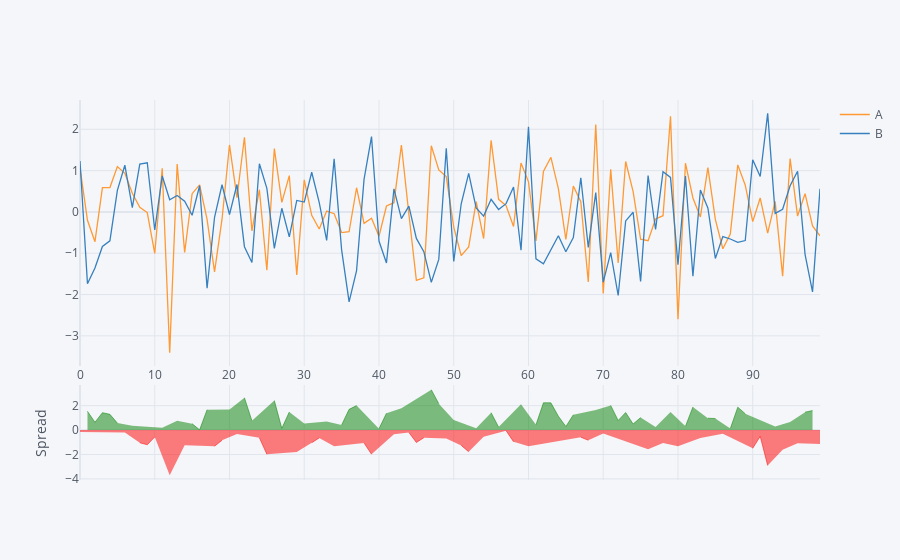

Notebook code for this chart:
### Markdown cell above
## Spread

### Code cell
df[['A','B']].iplot(kind='spread')

### Figure 1 — Plotly figure (JSON) as saved in the notebook; plotly's stock layout.template omitted (floating-point values rounded to 4 significant figures)
{"data": [{"line": {"color": "rgba(255, 153, 51, 1.0)", "dash": "solid", "shape": "linear", "width": 1.3}, "mode": "lines", "name": "A", "text": "", "type": "scatter", "x": [0, 1, 2, 3, 4, 5, 6, 7, 8, 9, 10, 11, 12, 13, 14, 15, 16, 17, 18, 19, 20, 21, 22, 23, 24, 25, 26, 27, 28, 29, 30, 31, 32, 33, 34, 35, 36, 37, 38, 39, 40, 41, 42, 43, 44, 45, 46, 47, 48, 49, 50, 51, 52, 53, 54, 55, 56, 57, 58, 59, 60, 61, 62, 63, 64, 65, 66, 67, 68, 69, 70, 71, 72, 73, 74, 75, 76, 77, 78, 79, 80, 81, 82, 83, 84, 85, 86, 87, 88, 89, 90, 91, 92, 93, 94, 95, 96, 97, 98, 99], "y": [1.066, -0.2023, -0.7202, 0.5877, 0.5894, 1.097, 0.9343, 0.453, 0.1138, -0.01518, -1.002, 1.056, -3.407, 1.161, -0.9787, 0.4415, 0.655, -0.1809, -1.45, -0.1765, 1.62, 0.3475, 1.807, -0.4577, 0.5368, -1.412, 1.534, 0.2314, 0.8796, -1.524, 0.7762, -0.08109, -0.4138, 0.02024, -0.04477, -0.4995, -0.4806, 0.585, -0.2778, -0.1532, -0.5888, 0.1438, 0.2235, 1.619, -0.05695, -1.657, -1.593, 1.6, 1.018, 0.8542, -0.3661, -1.058, -0.8465, 0.2507, -0.6436, 1.733, 0.305, 0.1537, -0.354, 1.184, 0.727, -0.7007, 0.9811, 1.322, 0.5626, -0.6683, 0.6258, 0.2472, -1.696, 2.116, -1.971, 1.033, -1.236, 1.22, 0.4893, -0.661, -0.6955, -0.1715, -0.0917, 2.315, -2.597, 1.179, 0.3379, -0.1225, 1.07, -0.1812, -0.8922, -0.5337, 1.139, 0.6456, -0.2348, 0.3382, -0.5141, 0.255, -1.554, 1.289, -0.1007, 0.4415, -0.3405, -0.5792]}, {"line": {"color": "rgba(55, 128, 191, 1.0)", "dash": "solid", "shape": "linear", "width": 1.3}, "mode": "lines", "name": "B", "text": "", "type": "scatter", "x": [0, 1, 2, 3, 4, 5, 6, 7, 8, 9, 10, 11, 12, 13, 14, 15, 16, 17, 18, 19, 20, 21, 22, 23, 24, 25, 26, 27, 28, 29, 30, 31, 32, 33, 34, 35, 36, 37, 38, 39, 40, 41, 42, 43, 44, 45, 46, 47, 48, 49, 50, 51, 52, 53, 54, 55, 56, 57, 58, 59, 60, 61, 62, 63, 64, 65, 66, 67, 68, 69, 70, 71, 72, 73, 74, 75, 76, 77, 78, 79, 80, 81, 82, 83, 84, 85, 86, 87, 88, 89, 90, 91, 92, 93, 94, 95, 96, 97, 98, 99], "y": [1.233, -1.74, -1.359, -0.8368, -0.7013, 0.5214, 1.131, 0.1062, 1.155, 1.19, -0.4377, 0.87, 0.2944, 0.3985, 0.2601, -0.08102, 0.6332, -1.848, -0.1301, 0.6576, -0.06185, 0.6632, -0.8418, -1.223, 1.166, 0.5702, -0.8828, 0.08859, -0.6039, 0.2775, 0.2377, 0.9597, 0.2288, -0.6912, 1.284, -0.9183, -2.177, -1.42, 0.7855, 1.824, -0.7042, -1.234, 0.5577, -0.1642, 0.1404, -0.6417, -0.9628, -1.703, -1.149, 1.54, -1.199, 0.1969, 0.9316, 0.09856, -0.102, 0.304, 0.05809, 0.2001, 0.6029, -0.9274, 2.058, -1.134, -1.257, -0.9075, -0.5756, -0.9629, -0.6231, 0.8277, -0.859, 0.4678, -1.699, -0.9868, -2.022, -0.2178, -0.007938, -1.681, 0.881, -0.4264, 0.9721, 0.8356, -1.275, 0.87, -1.556, 0.5289, 0.09644, -1.126, -0.5988, -0.6554, -0.7374, -0.6932, 1.262, 0.8568, 2.386, -0.03441, 0.06548, 0.6334, 0.9829, -1.027, -1.936, 0.5618]}, {"connectgaps": false, "fill": "tozeroy", "line": {"color": "green", "dash": "solid", "shape": "linear", "width": 0.5}, "mode": "lines", "name": "Spread", "showlegend": false, "type": "scatter", "x": [0, 1, 2, 3, 4, 5, 6, 7, 8, 9, 10, 11, 12, 13, 14, 15, 16, 17, 18, 19, 20, 21, 22, 23, 24, 25, 26, 27, 28, 29, 30, 31, 32, 33, 34, 35, 36, 37, 38, 39, 40, 41, 42, 43, 44, 45, 46, 47, 48, 49, 50, 51, 52, 53, 54, 55, 56, 57, 58, 59, 60, 61, 62, 63, 64, 65, 66, 67, 68, 69, 70, 71, 72, 73, 74, 75, 76, 77, 78, 79, 80, 81, 82, 83, 84, 85, 86, 87, 88, 89, 90, 91, 92, 93, 94, 95, 96, 97, 98, 99], "xaxis": "x2", "y": ["", 1.538, 0.6384, 1.424, 1.291, 0.5752, "", 0.3468, "", "", "", 0.1861, "", 0.7626, "", 0.5225, 0.02187, 1.667, "", "", 1.682, "", 2.649, 0.7658, "", "", 2.416, 0.1429, 1.484, "", 0.5385, "", "", 0.7114, "", 0.4188, 1.697, 2.005, "", "", 0.1154, 1.378, "", 1.783, "", "", "", 3.303, 2.166, "", 0.833, "", "", 0.1522, "", 1.429, 0.2469, "", "", 2.112, "", 0.4335, 2.238, 2.23, 1.138, 0.2946, 1.249, "", "", 1.648, "", 2.02, 0.7862, 1.437, 0.4972, 1.02, "", 0.2549, "", 1.48, "", 0.3085, 1.894, "", 0.9737, 0.9451, "", 0.1217, 1.876, 1.339, "", "", "", 0.2894, "", 0.6559, "", 1.469, 1.595, ""], "yaxis": "y2"}, {"connectgaps": false, "fill": "tozeroy", "line": {"color": "red", "dash": "solid", "shape": "linear", "width": 0.5}, "mode": "lines", "name": "Spread", "showlegend": false, "type": "scatter", "x": [0, 1, 2, 3, 4, 5, 6, 7, 8, 9, 10, 11, 12, 13, 14, 15, 16, 17, 18, 19, 20, 21, 22, 23, 24, 25, 26, 27, 28, 29, 30, 31, 32, 33, 34, 35, 36, 37, 38, 39, 40, 41, 42, 43, 44, 45, 46, 47, 48, 49, 50, 51, 52, 53, 54, 55, 56, 57, 58, 59, 60, 61, 62, 63, 64, 65, 66, 67, 68, 69, 70, 71, 72, 73, 74, 75, 76, 77, 78, 79, 80, 81, 82, 83, 84, 85, 86, 87, 88, 89, 90, 91, 92, 93, 94, 95, 96, 97, 98, 99], "xaxis": "x2", "y": [-0.1672, "", "", "", "", "", -0.1964, "", -1.042, -1.205, -0.5646, "", -3.701, "", -1.239, "", "", "", -1.32, -0.8342, "", -0.3157, "", "", -0.6293, -1.983, "", "", "", -1.801, "", -1.041, -0.6427, "", -1.329, "", "", "", -1.063, -1.977, "", "", -0.3343, "", -0.1974, -1.015, -0.6303, "", "", -0.6857, "", -1.255, -1.778, "", -0.5416, "", "", -0.04647, -0.9569, "", -1.331, "", "", "", "", "", "", -0.5805, -0.8372, "", -0.2722, "", "", "", "", "", -1.576, "", -1.064, "", -1.322, "", "", -0.6514, "", "", -0.2934, "", "", "", -1.497, -0.5186, -2.9, "", -1.62, "", -1.084, "", "", -1.141], "yaxis": "y2"}], "layout": {"hovermode": "x", "legend": {"bgcolor": "#F5F6F9", "font": {"color": "#4D5663"}}, "paper_bgcolor": "#F5F6F9", "plot_bgcolor": "#F5F6F9", "title": {"font": {"color": "#4D5663"}}, "xaxis": {"gridcolor": "#E1E5ED", "showgrid": true, "tickfont": {"color": "#4D5663"}, "title": {"font": {"color": "#4D5663"}, "text": ""}, "zerolinecolor": "#E1E5ED"}, "xaxis2": {"anchor": "y2", "gridcolor": "#E1E5ED", "showgrid": true, "showticklabels": false, "tickfont": {"color": "#4D5663"}, "title": {"font": {"color": "#4D5663"}, "text": ""}, "zerolinecolor": "#E1E5ED"}, "yaxis": {"domain": [0.3, 1], "gridcolor": "#E1E5ED", "showgrid": true, "tickfont": {"color": "#4D5663"}, "title": {"font": {"color": "#4D5663"}, "text": ""}, "zerolinecolor": "#E1E5ED"}, "yaxis2": {"domain": [0, 0.25], "gridcolor": "#E1E5ED", "showgrid": true, "tickfont": {"color": "#4D5663"}, "title": {"font": {"color": "#4D5663"}, "text": "Spread"}, "zerolinecolor": "#E1E5ED"}}}
